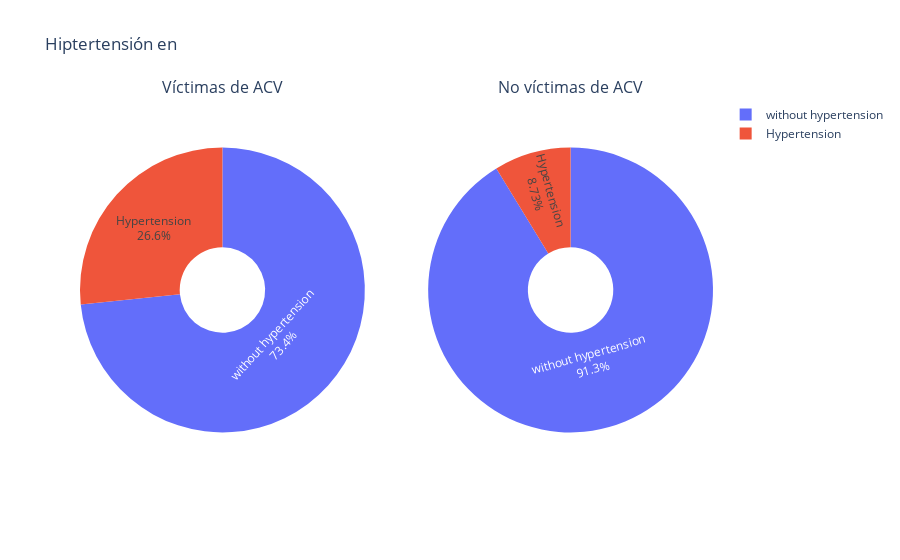

Notebook source saved alongside this figure:
### Markdown cell above
#### 5. La hipertensión

### Code cell
fig = make_subplots(
    rows=1, cols=2,
    specs=[[{"type": "domain"}, {"type": "domain"}]],
    subplot_titles=("Víctimas de ACV",
                    "No víctimas de ACV")
)

group_hypertension = df_stroke.groupby(['hypertension'])['stroke'].count().reset_index()
group_hypertension['hypertension'] = np.where(group_hypertension['hypertension'] == 1, 'Hypertension', 'without hypertension')
fig.add_trace(go.Pie(values=group_hypertension['stroke'], labels=group_hypertension['hypertension'], hole=.3, textinfo='label+percent'),
              row=1, col=1)

group_hypertension = df_stroke_NO.groupby(['hypertension'])['stroke'].count().reset_index()
group_hypertension['hypertension'] = np.where(group_hypertension['hypertension'] == 1, 'Hypertension', 'without hypertension')
fig.add_trace(go.Pie(values=group_hypertension['stroke'], labels=group_hypertension['hypertension'], hole=.3, textinfo='label+percent'),
              row=1, col=2)

fig.update_layout(title='Hiptertensión en', height=500)

fig.show()

### Figure 1 — Plotly figure (JSON) as saved in the notebook; plotly's stock layout.template omitted (floating-point values rounded to 4 significant figures)
{"data": [{"domain": {"x": [0, 0.45], "y": [0, 1]}, "hole": 0.3, "labels": ["without hypertension", "Hypertension"], "textinfo": "label+percent", "type": "pie", "values": [182, 66]}, {"domain": {"x": [0.55, 1], "y": [0, 1]}, "hole": 0.3, "labels": ["without hypertension", "Hypertension"], "textinfo": "label+percent", "type": "pie", "values": [4320, 413]}], "layout": {"annotations": [{"font": {"size": 16}, "showarrow": false, "text": "Víctimas de ACV", "x": 0.225, "xanchor": "center", "xref": "paper", "y": 1, "yanchor": "bottom", "yref": "paper"}, {"font": {"size": 16}, "showarrow": false, "text": "No víctimas de ACV", "x": 0.775, "xanchor": "center", "xref": "paper", "y": 1, "yanchor": "bottom", "yref": "paper"}], "autosize": true, "title": {"text": "Hiptertensión en"}}}
